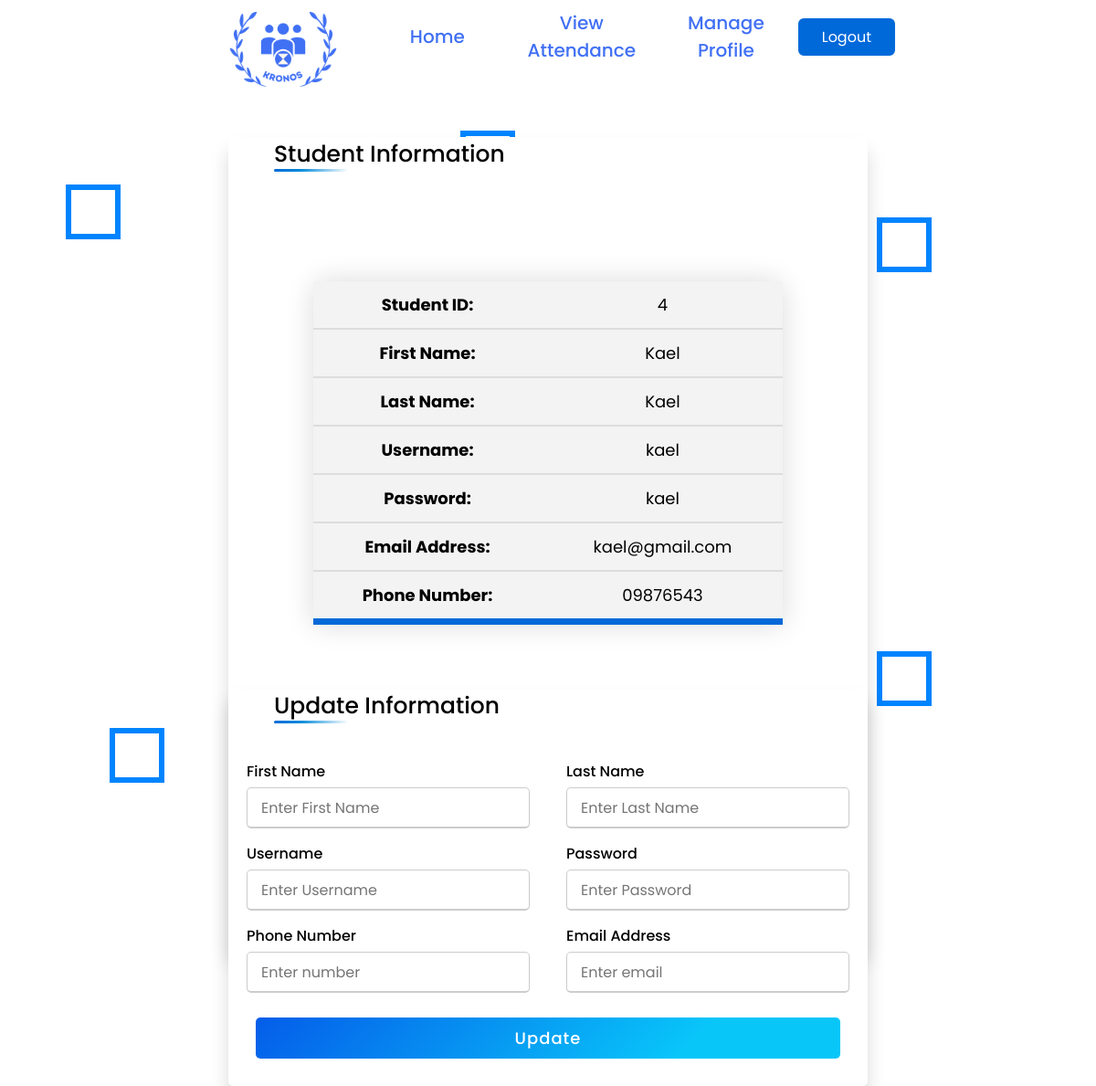
Page /student/e-account.php (signed in) on the committed database.
### tables this page shows
CREATE TABLE `students` (
  `id` int(20) NOT NULL,
  `username` varchar(20) NOT NULL,
  `fname` varchar(20) NOT NULL,
  `lname` varchar(20) NOT NULL,
  `pass` varchar(20) NOT NULL,
  `email` varchar(20) NOT NULL,
  `phone` varchar(11) NOT NULL,
  `subjectid` int(20) NOT NULL
);

### student/e-account.php (the view, shortened to what this page needs)
<?php include("studentnav.php"); ?>
<?php
include('../connect.php');
$identity = $_SESSION['identity'];
?>
<!DOCTYPE html>
<html lang="en" dir="ltr">
  <head>
    <link rel="stylesheet" href="studentsignup.css">
    <link rel="stylesheet" href="../admin/views.css">
      <link rel="stylesheet" href="https://cdnjs.cloudflare.com/ajax/libs/font-awesome/5.15.2/css/all.min.css"/>
   </head>
<body>
<div class="wrapper">
        <div class="box">
            <div></div>
            <div></div>
            <div></div>
            <div></div>
        </div>
</div>
<?php
       $query = "SELECT * FROM students WHERE id = $identity";
       $result = mysqli_query($con, $query);
       while ($row = mysqli_fetch_assoc($result)) {
?>
<div class="container">
    <div class="title">Student Information</div>
    <div class="content">
        <div class="user-details">
        <table align="center" class="content-table">
        <tr>
            <td><b><center>Student ID: </td>
            <td><?php echo $row['id']; ?></td>
        </tr>
        <tr>
            <td><b><center>First Name: </td>
            <td><?php echo $row['fname']; ?></td>
        </tr>
        <tr>
            <td><b><center>Last Name: </td>
            <td><?php echo $row['lname']; ?></td>
        </tr>
        <tr>
            <td><b><center>Username: </td>
            <td><?php echo $row['username']; ?></td>
        </tr>
        <tr>
            <td><b><center>Password: </td>
            <td><?php echo $row['pass']; ?></td>
        </tr>
        <tr>
            <td><b><center>Email Address: </td>
            <td><?php echo $row['email']; ?></td>
        </tr>
        <tr>
            <td><b><center>Phone Number: </td>
            <td><?php echo $row['phone']; ?></td>
        </tr>
        </div>
        <?php
      } ?>
    </div>
    </div>
  <div class="container">
    <div class="title">Update Information</div>
    <div class="content">
      <form method ="post" enctype="multipart/form-data">
        <div class="user-details">
          <div class="input-box">
            <span class="details">First Name</span>
            <input type="text" name="upfname"  placeholder="Enter First Name" required>
          </div>
          <div class="input-box">
            <span class="details">Last Name</span>
            <input type="text" name="uplname"  placeholder="Enter Last Name" required>
          </div>
          <div class="input-box">
            <span class="details">Username</span>
            <input type="text" name="upusername" placeholder="Enter Username" required>
          </div>
          <div class="input-box">
            <span class="details">Password</span>
            <input type="text" name="uppass" placeholder="Enter Password" required>
          </div>
          <div class="input-box">
            <span class="details">Phone Number</span>
            <input type="text" name="upphone" placeholder="Enter number" required>
          </div>
          <div class="input-box">
            <span class="details">Email Address</span>
            <input type="text" name="upemail" placeholder="Enter email" required>
          </div>
        </div>
        <div class="button">
          <input type="submit" value="Update" name="signup">
        </div>
      </form>
    </div>
  </div>
</body>
</html>

### student/studentsignup.css (style rules this page uses)
html { scroll-behavior: smooth; }
* { margin: 0; padding: 0; box-sizing: border-box; font-family: 'Poppins',sans-serif; }
body { margin: 0; padding: 0; overflow: hidden; }
.wrapper { position: absolute; width: 100%; height: 100%; overflow: hidden; background-color: #ffff; }
.box div { position: absolute; width: 60px; height: 60px; background-color: transparent; border: 6px solid rgb(0, 132, 255); }
.box div:nth-child(3) { top: 17%; left: 6%; animation: animate 9s linear infinite; }
.box div:nth-child(5) { top: 67%; left: 10%; animation: animate 6s linear infinite; }
.box div:nth-child(7) { top: 60%; left: 80%; animation: animate 15s linear infinite; }
.box div:nth-child(10) { top: 20%; left: 80%; animation: animate 5s linear infinite; }
.content { padding: 20px 20px; }
.container { max-width: 700px; width: 100%; background-color: #fff; padding: inherit; border-radius: 5px; box-shadow: 0 15px 20px rgba(0,0,0,0.15); margin: auto; position: relative; top:150px; }
.container .title { font-size: 25px; font-weight: 500; position: relative; padding-left: 50px; }
.container .title::before { content: ""; position: absolute; bottom: 0; height: 3px; width: 30px; padding-left: 50px; border-radius: 5px; background: linear-gradient(135deg, rgba(0,105,217,1) 0%, rgba(0,136,217,1) 35%, rgba(255,255,255,1) 100%); }
.content form .user-details { display: flex; flex-wrap: wrap; justify-content: space-between; margin: 20px 0 12px 0; }
form .user-details .input-box { margin-bottom: 15px; width: calc(100% / 2 - 20px); }
form .input-box span.details { display: block; font-weight: 500; margin-bottom: 5px; }
.user-details .input-box input { height: 45px; width: 100%; outline: none; font-size: 16px; border-radius: 5px; padding-left: 15px; border: 1px solid #ccc; border-bottom-width: 2px; transition: all 0.3s ease; }
form .button { height: 45px; margin: 10px; }
form .button input { height: 100%; width: 100%; border-radius: 5px; border: none; color: #fff; font-size: 18px; font-weight: 500; letter-spacing: 1px; cursor: pointer; transition: all 0.3s ease; background-color: #045de9; background-image: linear-gradient(135deg, #045de9 0%, #09c6f9 74%); }

### admin/views.css (style rules this page uses)
* { margin: 0; padding: 0; box-sizing: border-box; font-family: 'Poppins',sans-serif; }
body { background-color: white; overflow:scroll; }
.wrapper { width: 500px; margin: 0 auto; }
.content-table { border-collapse: collapse; font-size: 18px; width: 78%; border-radius: 15px 15px 0 0; box-shadow: 0 0 30px rgba(0, 0, 0, 0.15); margin: auto; position: relative; top: 100px; }
.content-table td { color: #white; text-align: center; }
.content-table th, .content-table td { padding: 12px 15px; }
.content-table tbody tr { border-bottom: 2px solid #dddddd; }
.content-table tbody tr:nth-of-type(even) { background-color: #f3f3f3; }
.content-table tbody tr:nth-of-type(odd) { background-color: #f3f3f3; }
.content-table tbody tr:last-of-type { border-bottom: 7px solid #0069d9; padding: 15px; }
body { margin: 0; padding: 0; }
.wrapper { position: absolute; width: 100%; height: 100%; overflow: hidden; background-color: #ffff; }
.box div { position: absolute; width: 60px; height: 60px; background-color: transparent; border: 6px solid rgb(0, 132, 255); }
.box div:nth-child(3) { top: 17%; left: 6%; animation: animate 9s linear infinite; }
.box div:nth-child(5) { top: 67%; left: 10%; animation: animate 6s linear infinite; }
.box div:nth-child(7) { top: 60%; left: 80%; animation: animate 15s linear infinite; }
.box div:nth-child(10) { top: 20%; left: 80%; animation: animate 5s linear infinite; }

### student/studentnav.php (style rules this page uses)
* { margin: 0; padding: 0; box-sizing: border-box; font-family: "Poppins", sans-serif; }
.nav_logo, .nav_link, .button { color: #0069d9; }

### rows in the picture
students: id "4", fname "Kael", lname "Kael", username "kael", pass "kael", email "kael@gmail.com", phone "09876543"
